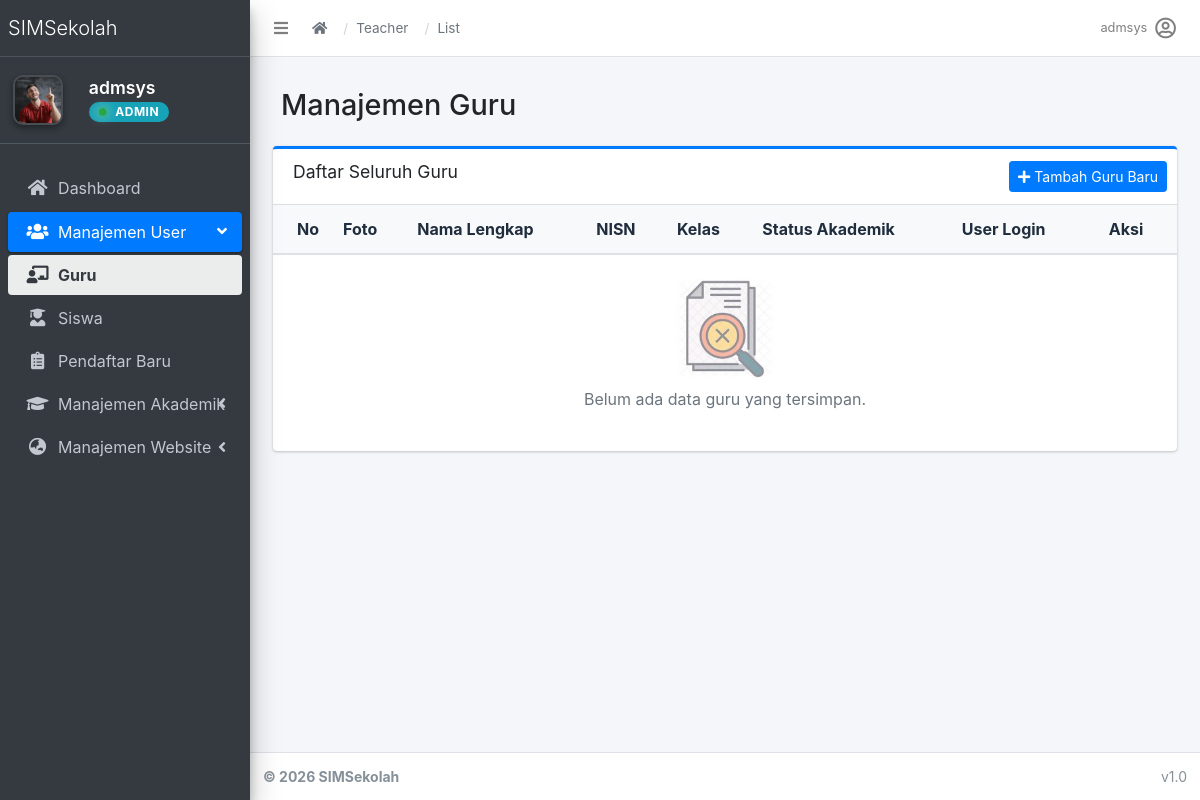
The page /teachers/teacher/ (signed in) on the database its author committed.
### apps/accounts/models.py (models this page shows, shortened)
class User(AbstractUser):
    role = models.CharField(
        max_length=20,
        choices=(
            ('admin', 'Admin'),
            ('operator', 'Operator'),
            ('teacher', 'Teacher'),
            ('student', 'Student'),
        ),
        default='student'
    )

### apps/teachers/views.py (the view)
# urls.py: path('teacher/', TeacherListView.as_view(), name='teacher_list'),
class TeacherListView(RoleRequiredMixin, ListView):
    model = TeacherProfile
    template_name = 'dashboard/teachers/teacher_list.html'
    context_object_name = 'teachers'
    required_role = ['admin', 'operator']
    def get_queryset(self):
        return TeacherProfile.objects.select_related('user','classroom').all()

### apps/accounts/mixins.py (called while the page is built, shortened)
    def dispatch(self, request, *args, **kwargs):
        if not request.user.is_authenticated:
            return self.handle_no_permission()
        user = request.user
        if user.is_superuser:
            return super().dispatch(request, *args, **kwargs)

### apps/accounts/templatetags/account_tags.py (called while the page is built)
@register.inclusion_tag('accounts/partials/user_info.html')
def user_profile_info(user):
    profile = None
    if user.is_authenticated:
        if hasattr(user, 'userprofile'):
            profile = user.userprofile
        elif hasattr(user, 'student_profile'):
            profile = user.student_profile
    return {
        'user': user,
        'profile': profile,
    }

### apps/core/context_processors.py (called while the page is built)
def theme(request):
    return {
        "THEME": settings.THEME
    }

def breadcrumbs(request):
    breadcrumbs = []
    if request.resolver_match:
        url_name = request.resolver_match.url_name
        if url_name:
            parts = url_name.split("_")
            for part in parts:
                breadcrumbs.append({
                    "name": part.capitalize(),
                    "url": ""
                })
    return {
        "breadcrumbs": breadcrumbs
    }

### templates/dashboard/teachers/teacher_list.html (shortened to what this page needs)
{% extends 'admin/base.html' %}
{% load static %}
{% block content %}
<div class="content-header">
    <div class="container-fluid">
        <div class="row mb-2">
            <div class="col-sm-6">
                <h1 class="m-0">Manajemen Guru</h1>
            </div>
        </div>
    </div>
</div>
<section class="content">
    <div class="container-fluid">
        <div class="card card-outline card-primary">
            <div class="card-header">
                <h3 class="card-title">Daftar Seluruh Guru</h3>
                <div class="card-tools">
                    <a href="{% url 'teachers:teacher_create' %}" class="btn btn-primary btn-sm">
                        <i class="fas fa-plus"></i> Tambah Guru Baru
                    </a>
                </div>
            </div>
            <div class="card-body table-responsive p-0">
                <table class="table table-hover text-nowrap">
                    <thead>
                        <tr class="bg-light">
                            <th style="width: 50px" class="text-center">No</th>
                            <th>Foto</th>
                            <th>Nama Lengkap</th>
                            <th>NISN</th>
                            <th>Kelas</th>
                            <th>Status Akademik</th>
                            <th>User Login</th>
                            <th class="text-center">Aksi</th>
                        </tr>
                    </thead>
                    <tbody>
                        {% for teacher in teachers %}
                        <tr>
                            <td class="text-center">{{ forloop.counter }}</td>
                            <td>
                                {% if teacher.foto %}
                                    <img src="{{ teacher.foto.url }}" class="img-circle elevation-1" style="width: 40px; height: 40px; object-fit: cover; border: 1px solid #ddd;">
                                {% else %}
                                    <img src="{% static 'img/gurulaki.jpg' %}" class="img-circle elevation-1" style="width: 40px; height: 40px; object-fit: cover; border: 1px solid #ddd;">
                                {% endif %}
                            </td>
                            <td>
                                <strong>{{ teacher.nama_lengkap }}</strong><br>
                                <small class="text-muted">Username: {{ teacher.user.username }}</small>
                            </td>
                            <td><span class="badge badge-light border">{{ teacher.nip_nuptk|default:"-" }}</span></td>
                            <td>{{ teacher.classroom|default:"<span class='text-danger'>Belum Ada Kelas</span>"|safe }}</td>
                            <td>
                                {% if teacher.status == 'aktif' %}
                                    <span class="badge badge-success">Aktif</span>
                                {% elif teacher.status == 'pindah' %}
                                    <span class="badge badge-info">Pindah</span>
                                {% else %}
                                    <span class="badge badge-secondary">{{ teacher.status|title }}</span>
                                {% endif %}
                            </td>
                            <td>
                                {% if teacher.user.is_active %}
                                    <i class="fas fa-check-circle text-success"></i> Aktif
                                {% else %}
                                    <i class="fas fa-times-circle text-danger"></i> Non-Aktif
                                {% endif %}
                            </td>
                            <td class="text-center">
                                <div class="btn-group">
                                    <a href="{% url 'teachers:teacher_edit' teacher.user.id %}" class="btn btn-warning btn-sm" title="Edit Data">
                                        <i class="fas fa-edit"></i>
                                    </a>
                                    <form action="{% url 'teachers:teacher_delete' teacher.user.id %}" method="post" class="d-inline">
                                        {% csrf_token %}
                                        <button type="submit" class="btn btn-danger btn-sm" onclick="return confirm('Apakah Suhu yakin ingin menghapus data {{ teacher.nama_lengkap }}?')" title="Hapus Data">
                                            <i class="fas fa-trash"></i>
                                        </button>
                                    </form>
                                </div>
                            </td>
                        </tr>
                        {% empty %}
                        <tr>
                            <td colspan="8" class="text-center py-4">
                                <img src="{% static 'no-data.jpeg' %}" style="width: 100px; opacity: 0.5;"><br>
                                <p class="mt-2 text-muted">Belum ada data guru yang tersimpan.</p>
                            </td>
                        </tr>
                        {% endfor %}
                    </tbody>
                </table>
            </div>
        </div>
    </div>
</section>
{% endblock %}

### templates/admin/partials/navbar.html (shortened to what this page needs)
<nav class="main-header navbar navbar-expand navbar-white navbar-light">
  <ul class="navbar-nav">
    <li class="nav-item">
      <a class="nav-link" data-widget="pushmenu" href="#" role="button">
        <i class="fas fa-bars"></i>
      </a>
    </li>
  </ul>
  <nav aria-label="breadcrumb" class="d-none d-md-flex align-items-center ml-2">
    <ol class="breadcrumb">
      <li class="breadcrumb-item">
        <a href="{% url 'dashboard' %}"><i class="fas fa-home"></i></a>
      </li>
      {% for crumb in breadcrumbs %}
        {% if crumb.url %}
          <li class="breadcrumb-item">
            <a href="{{ crumb.url }}">{{ crumb.name }}</a>
          </li>
        {% else %}
          <li class="breadcrumb-item active" aria-current="page">
            {{ crumb.name }}
          </li>
        {% endif %}
      {% endfor %}
    </ol>
  </nav>
  <ul class="navbar-nav ml-auto">
  <li class="nav-item dropdown">
    <a class="nav-link d-flex align-items-center" data-toggle="dropdown" href="#">
      <span class="mr-2 d-none d-lg-inline text-gray-600 small">
        {% if request.user.role == 'student' %}
          {{ request.user.student_profile.nama_lengkap|default:request.user.username }}
        {% elif request.user.role == 'teacher' %}
          {{ request.user.teacher_profile.nama_lengkap|default:request.user.username }}
        {% else %}
          {{ request.user.username }}
        {% endif %}
      </span>
      {% if request.user.role == 'student' and request.user.student_profile.foto %}
        <img src="{{ request.user.student_profile.foto.url }}" class="img-circle elevation-2" style="width: 30px; height: 30px; object-fit: cover;">
      {% elif request.user.role == 'teacher' and request.user.teacher_profile.foto %}
        <img src="{{ request.user.teacher_profile.foto.url }}" class="img-circle elevation-2" style="width: 30px; height: 30px; object-fit: cover;">
      {% else %}
        <i class="far fa-user-circle fa-lg"></i>
      {% endif %}
    </a>
  </li>
</ul>
</nav>

### apps/accounts/templates/accounts/partials/user_info.html
{% load static %}
{% if user.is_authenticated %}
    <div class="user-panel mt-3 pb-3 mb-3 d-flex align-items-center">
        <div class="image">
           <img src="{% if user.role == 'student' and user.student_profile.foto %}{{ user.student_profile.foto.url }}{% elif user.role == 'teacher' and user.teacher_profile.foto %}{{ user.teacher_profile.foto.url }}{% else %}{% static 'img/gurulaki.jpg' %}{% endif %}"
     class="elevation-2"
     style="width: 50px; height: 50px; object-fit: cover; border-radius: 10px; border: 2px solid rgba(255,255,255,0.1); transition: transform .3s ease;"
     onmouseover="this.style.transform='scale(1.1)'"
     onmouseout="this.style.transform='scale(1)'">
        </div>
        <div class="info ml-3">
            <a href="{% if user.role == 'student' %}{% url 'students:profile' %}{% elif user.role == 'teacher' %}{% url 'teachers:profile' %}{% else %}{% url 'accounts:profile' %}{% endif %}"
   class="d-block"
   style="font-size: 1.1rem; font-weight: 600; line-height: 1.1; color: #fff;">
    {% if user.role == 'student' %}
        {{ user.student_profile.nama_lengkap|default:user.username }}
    {% elif user.role == 'teacher' %}
        {{ user.teacher_profile.nama_lengkap|default:user.username }}
    {% else %}
        {{ user.username }}
    {% endif %}
</a>
            <span class="badge badge-info mt-1 d-inline-flex align-items-center"
                  style="font-size: 12px; padding: 4px 10px; letter-spacing: 0.5px; border-radius: 50px;">
                <i class="fas fa-circle mr-2" style="font-size: 8px; color: #28a745; text-shadow: 0 0 8px #28a745, 0 0 12px #ffffff;"></i>
                {{ user.role|upper }}
            </span>
        </div>
    </div>
{% endif %}

### templates/admin/base.html (style rules this page uses)
.main-header .breadcrumb { background-color: transparent !important; margin-bottom: 0 !important; padding: 0 !important; display: flex !important; align-items: center !important; height: 100%; }
.main-header .breadcrumb-item { display: flex; align-items: center; font-size: 0.85rem; }
.main-header .breadcrumb-item + .breadcrumb-item::before { content: "/" !important; padding-left: 0.5rem; padding-right: 0.5rem; color: #ced4da !important; }
.main-header .breadcrumb-item a { color: #6c757d; transition: color 0.2s; }

### rows shown on the page
User: user.username "admsys", username "admsys", role "ADMIN"

### other values the page prints
{{ crumb.name }} "Teacher" "List"
